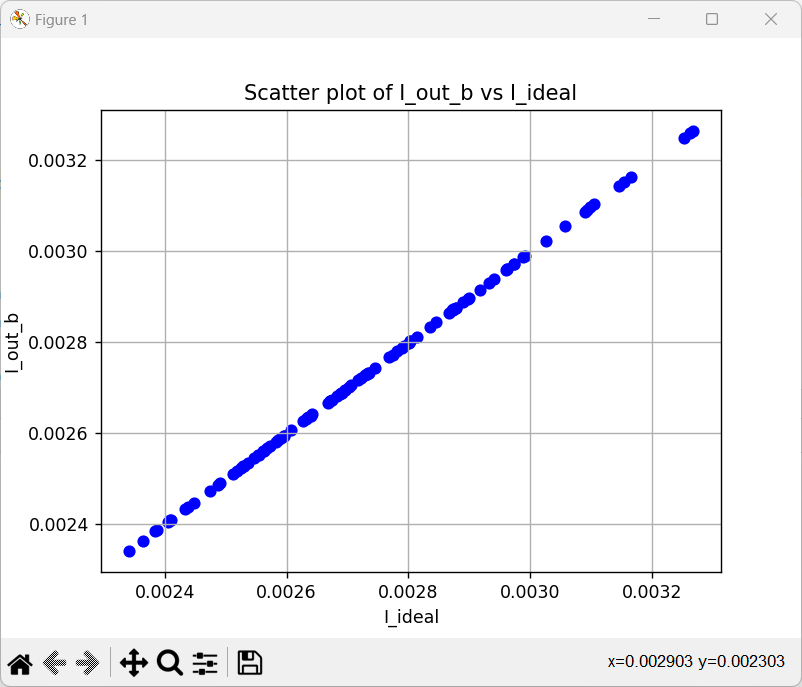

Recreate this plot in Python.
import numpy as np
import matplotlib.pyplot as plt


N = 100
R_wire = 10
G_wire = 1 / R_wire


def calculate_Iout_b(V_in, G, R_wire):
    Iout_b = np.sum(V_in * G / (1 + G * R_wire))
    return Iout_b


V_in = np.random.uniform(0, 1, N)
G = np.random.uniform(10e-6, 100e-6, N)


Iout_b = calculate_Iout_b(V_in, G, R_wire)


I_ideal = np.sum(V_in * G)


Iout_results = []
Iideal_results = []

print("Total output current Iout_b:", Iout_b)

for _ in range(100):
    V_in_test = np.random.uniform(0, 1, N)
    G_test = np.random.uniform(10e-6, 100e-6, N)
    I_out_test = calculate_Iout_b(V_in_test, G_test, R_wire)
    I_ideal_test = np.sum(V_in_test * G_test)
    Iout_results.append(I_out_test)
    Iideal_results.append(I_ideal_test)


plt.scatter(Iideal_results, Iout_results, color='blue')
plt.xlabel('I_ideal')
plt.ylabel('I_out_b')
plt.title('Scatter plot of I_out_b vs I_ideal')
plt.grid(True)
plt.show()
